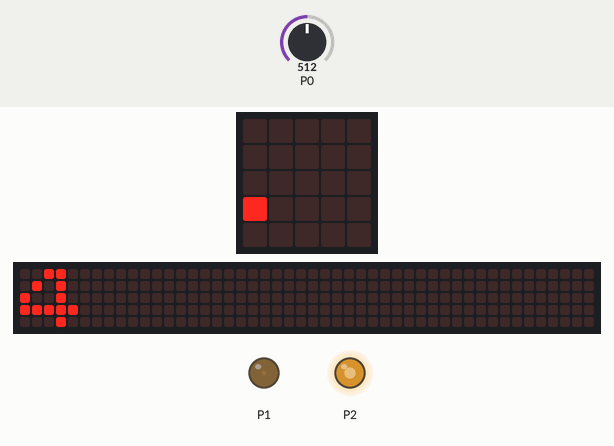
The program below on a simulated BBC micro:bit running MicroPython. Shown: the board's 5×5 LED display, a strip that is not on the board, showing the scrolling text unrolled, output pins drawn as LEDs (lit = HIGH). The test bench sets the inputs (shaded band); at power-on: P0 = 512 (analog values on the 0–1023 scale). The 48×5 strip is a reading aid, not a part: it shows the text the display is scrolling, unrolled, one strip-width of it at a time.

Above: at 1.27 s.
1.3 s: P0 set to 490
At 2.57 s:
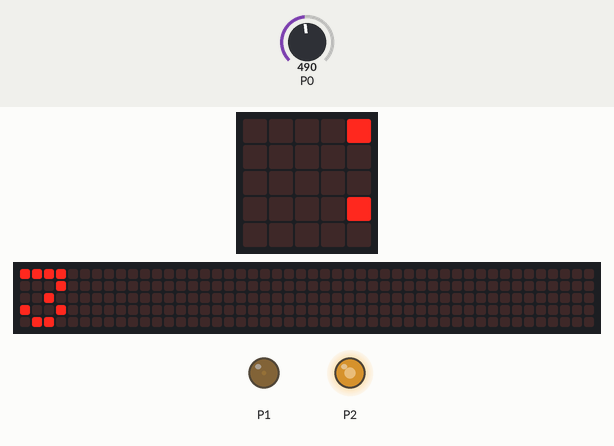
4.3 s: P0 set to 240
At 4.92 s:
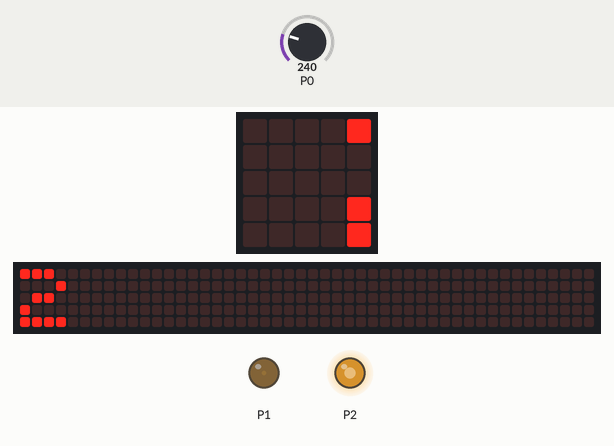
6.3 s: P0 set to 0
At 7.27 s:
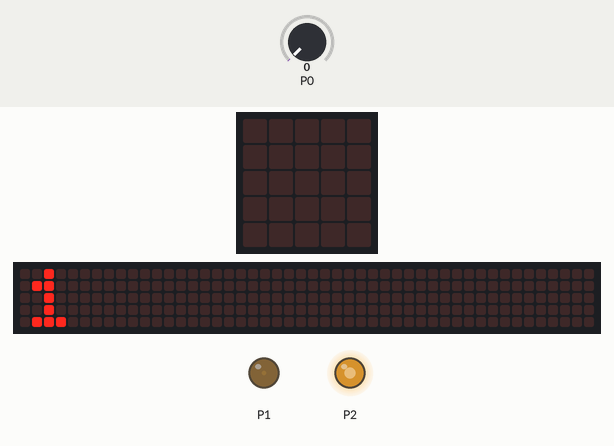
Timing chart, 0 to 9.3 s (numbered marks = the images above; inputs shaded):
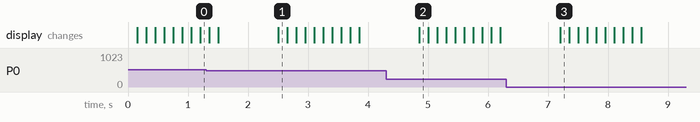

The program:

main2.py
```python
from microbit import *

# There are 19 pins for your disposal, numbered 0-16 and 19-20.
# Pins 17 and 18 are not available.
# For more look https://microbit-micropython.readthedocs.io/en/latest/pin.html

pin1.write_analog(15)
pin2.write_analog(650)

display.clear()

while True:
    if pin0.read_analog() <= 1:
        display.scroll("1")
    elif pin0.read_analog() > 1 and pin0.read_analog() <= 250:
        display.scroll("2")
    elif pin0.read_analog() > 250 and pin0.read_analog() <= 500:
        display.scroll("3")
    elif pin0.read_analog() > 500 and pin0.read_analog() <= 750:
        display.scroll("4")
    elif pin0.read_analog() > 750 and pin0.read_analog() <= 1023:
        display.scroll("5")
    else:
        display.scroll("Unknown")
    sleep(1000)
```
